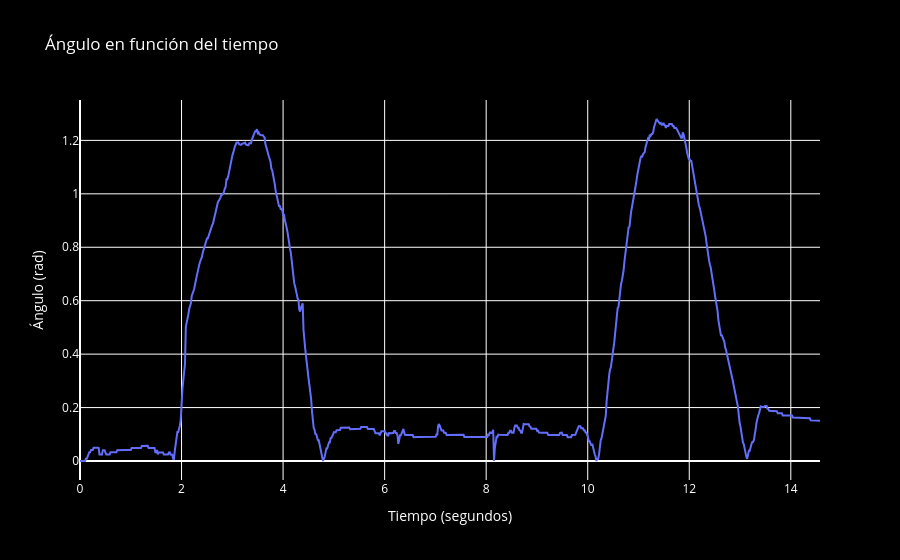
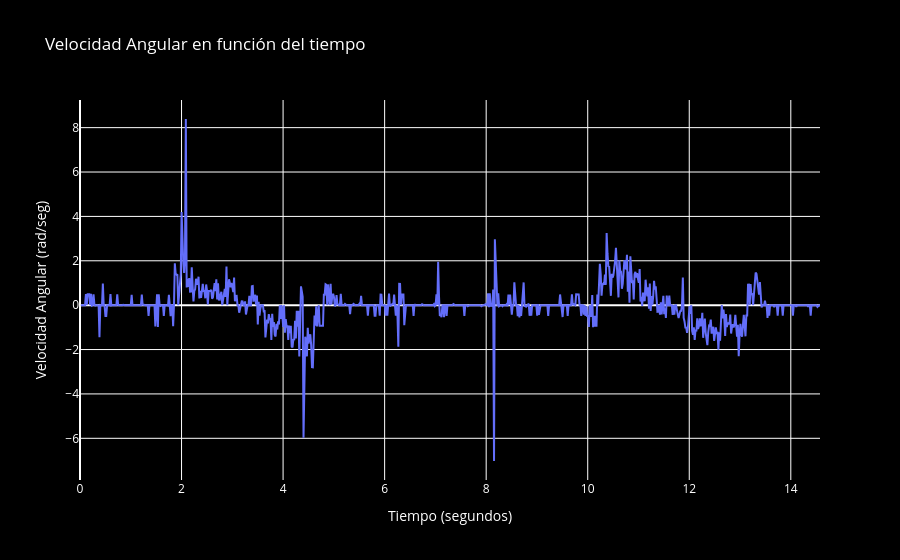
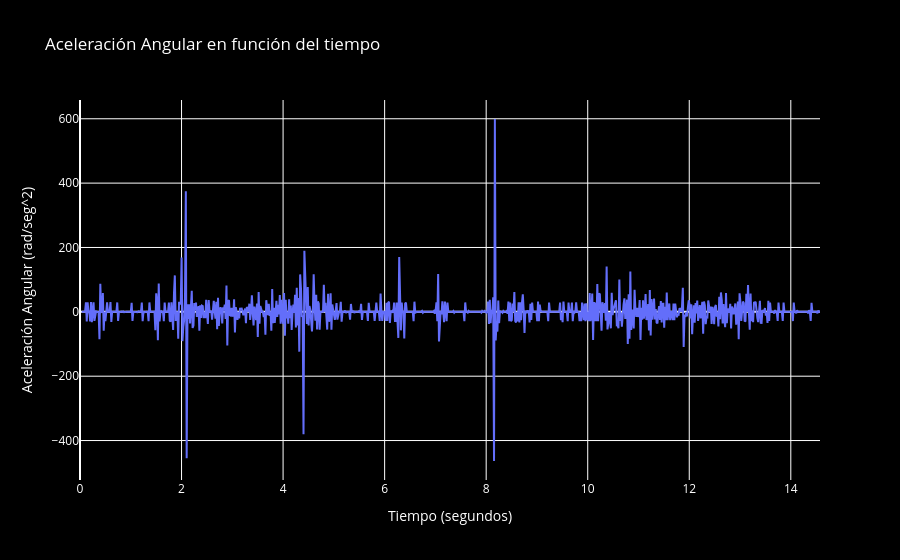

Notebook code cell kept with these figures, in order:
### Markdown cell above
### Sin filtrar

### Code cell
# Cargar el CSV con las coordenadas y frames del trackeo
df_nuevo = pd.read_csv('output/tracked_landmarks.csv')

# Calcular las columnas X, Y
df_nuevo['X'] = np.abs(df_nuevo['x_28'] - df_nuevo['x_26'])  # Asegurar que X sea >= 0
df_nuevo['Y'] = np.abs(df_nuevo['y_28'] - df_nuevo['y_26'])  # Asegurar que Y sea >= 0

df_nuevo['ángulo_26_28'] =np.arctan2(df_nuevo['X'], df_nuevo['Y']) * (180 / np.pi)  # Convertir de radianes a grados y suavizarlo con un filtro gaussiano
df_nuevo['ángulo_26_28'] = (df_nuevo['ángulo_26_28']*np.pi)/180
# Calcular la velocidad angular (derivada del ángulo)
velocidad_angular = (df_nuevo['ángulo_26_28'].diff() / df_nuevo['time_seconds'].diff())
df_nuevo['velocidad_angular'] = velocidad_angular

# Calcular la aceleración angular (derivada de la velocidad angular)
aceleracion_angular = df_nuevo['velocidad_angular'].diff() / df_nuevo['time_seconds'].diff()
df_nuevo['aceleracion_angular'] = aceleracion_angular

# Guardar el dataframe actualizado
new_csv_file_path = 'output/tracked_landmarks.csv'
df_nuevo.to_csv(new_csv_file_path, index=False)




df_nuevo['ángulo_26_28'] = (df_nuevo['ángulo_26_28']*np.pi)/180
# Calcular la velocidad angular (derivada del ángulo)
velocidad_angular = (df_nuevo['ángulo_26_28'].diff() / df_nuevo['time_seconds'].diff())
df_nuevo['velocidad_angular'] = velocidad_angular

# Calcular la aceleración angular (derivada de la velocidad angular)
aceleracion_angular = df_nuevo['velocidad_angular'].diff() / df_nuevo['time_seconds'].diff()
df_nuevo['aceleracion_angular'] = aceleracion_angular

df_nuevo = pd.read_csv('output/tracked_landmarks.csv')
import plotly.express as px


# Crear el gráfico para el ángulo
fig_angulo = px.line(df_nuevo, x='time_seconds', y='ángulo_26_28',
                     labels={'ángulo_26_28': 'Ángulo (rad)', 'time_seconds': 'Tiempo (segundos)'},
                     title='Ángulo en función del tiempo')
fig_angulo.update_layout(yaxis_title='Ángulo (rad)', xaxis_title='Tiempo (segundos)', plot_bgcolor='black', paper_bgcolor='black', font=dict(color='white'))
fig_angulo.show()

# Crear el gráfico para la velocidad angular
fig_velocidad = px.line(df_nuevo, x='time_seconds', y='velocidad_angular',
                        labels={'velocidad_angular': 'Velocidad Angular (rad/seg)', 'time_seconds': 'Tiempo (segundos)'},
                        title='Velocidad Angular en función del tiempo')
fig_velocidad.update_layout(yaxis_title='Velocidad Angular (rad/seg)', xaxis_title='Tiempo (segundos)', plot_bgcolor='black', paper_bgcolor='black', font=dict(color='white'))
fig_velocidad.show()

# Crear el gráfico para la aceleración angular
fig_aceleracion = px.line(df_nuevo, x='time_seconds', y='aceleracion_angular',
                          labels={'aceleracion_angular': 'Aceleración Angular (rad/seg^2)', 'time_seconds': 'Tiempo (segundos)'},
                          title='Aceleración Angular en función del tiempo')
fig_aceleracion.update_layout(yaxis_title='Aceleración Angular (rad/seg^2)', xaxis_title='Tiempo (segundos)', plot_bgcolor='black', paper_bgcolor='black', font=dict(color='white'))
fig_aceleracion.show()

# Eliminar las columnas 'velocidad_angular', 'aceleracion_angular' y 'ángulo_26_28' del DataFrame
df_nuevo.drop(columns=['velocidad_angular', 'aceleracion_angular', 'ángulo_26_28'], inplace=True)
# Guardar el dataframe actualizado

new_csv_file_path = 'output/tracked_landmarks.csv'
df_nuevo.to_csv(new_csv_file_path, index=False)

### Figure 1 — Plotly figure (JSON) as saved in the notebook; plotly's stock layout.template omitted (floating-point values rounded to 4 significant figures; data arrays with more than 128 entries replaced by an {"elided": "..."} marker saying what was removed)
{"data": [{"hovertemplate": "Tiempo (segundos)=%{x}<br>Ángulo (rad)=%{y}<extra></extra>", "legendgroup": "", "line": {"color": "#636efa", "dash": "solid"}, "marker": {"symbol": "circle"}, "mode": "lines", "name": "", "orientation": "v", "showlegend": false, "type": "scatter", "x": {"elided": "875 float values"}, "xaxis": "x", "y": {"elided": "875 float values"}, "yaxis": "y"}], "layout": {"font": {"color": "white"}, "legend": {"tracegroupgap": 0}, "paper_bgcolor": "black", "plot_bgcolor": "black", "title": {"text": "Ángulo en función del tiempo"}, "xaxis": {"anchor": "y", "domain": [0, 1], "title": {"text": "Tiempo (segundos)"}}, "yaxis": {"anchor": "x", "domain": [0, 1], "title": {"text": "Ángulo (rad)"}}}}

### Figure 2 — Plotly figure (JSON) as saved in the notebook; plotly's stock layout.template omitted (floating-point values rounded to 4 significant figures; data arrays with more than 128 entries replaced by an {"elided": "..."} marker saying what was removed)
{"data": [{"hovertemplate": "Tiempo (segundos)=%{x}<br>Velocidad Angular (rad/seg)=%{y}<extra></extra>", "legendgroup": "", "line": {"color": "#636efa", "dash": "solid"}, "marker": {"symbol": "circle"}, "mode": "lines", "name": "", "orientation": "v", "showlegend": false, "type": "scatter", "x": {"elided": "875 float values"}, "xaxis": "x", "y": {"elided": "875 float values"}, "yaxis": "y"}], "layout": {"font": {"color": "white"}, "legend": {"tracegroupgap": 0}, "paper_bgcolor": "black", "plot_bgcolor": "black", "title": {"text": "Velocidad Angular en función del tiempo"}, "xaxis": {"anchor": "y", "domain": [0, 1], "title": {"text": "Tiempo (segundos)"}}, "yaxis": {"anchor": "x", "domain": [0, 1], "title": {"text": "Velocidad Angular (rad/seg)"}}}}

### Figure 3 — Plotly figure (JSON) as saved in the notebook; plotly's stock layout.template omitted (floating-point values rounded to 4 significant figures; data arrays with more than 128 entries replaced by an {"elided": "..."} marker saying what was removed)
{"data": [{"hovertemplate": "Tiempo (segundos)=%{x}<br>Aceleración Angular (rad/seg^2)=%{y}<extra></extra>", "legendgroup": "", "line": {"color": "#636efa", "dash": "solid"}, "marker": {"symbol": "circle"}, "mode": "lines", "name": "", "orientation": "v", "showlegend": false, "type": "scatter", "x": {"elided": "875 float values"}, "xaxis": "x", "y": {"elided": "875 float values"}, "yaxis": "y"}], "layout": {"font": {"color": "white"}, "legend": {"tracegroupgap": 0}, "paper_bgcolor": "black", "plot_bgcolor": "black", "title": {"text": "Aceleración Angular en función del tiempo"}, "xaxis": {"anchor": "y", "domain": [0, 1], "title": {"text": "Tiempo (segundos)"}}, "yaxis": {"anchor": "x", "domain": [0, 1], "title": {"text": "Aceleración Angular (rad/seg^2)"}}}}
